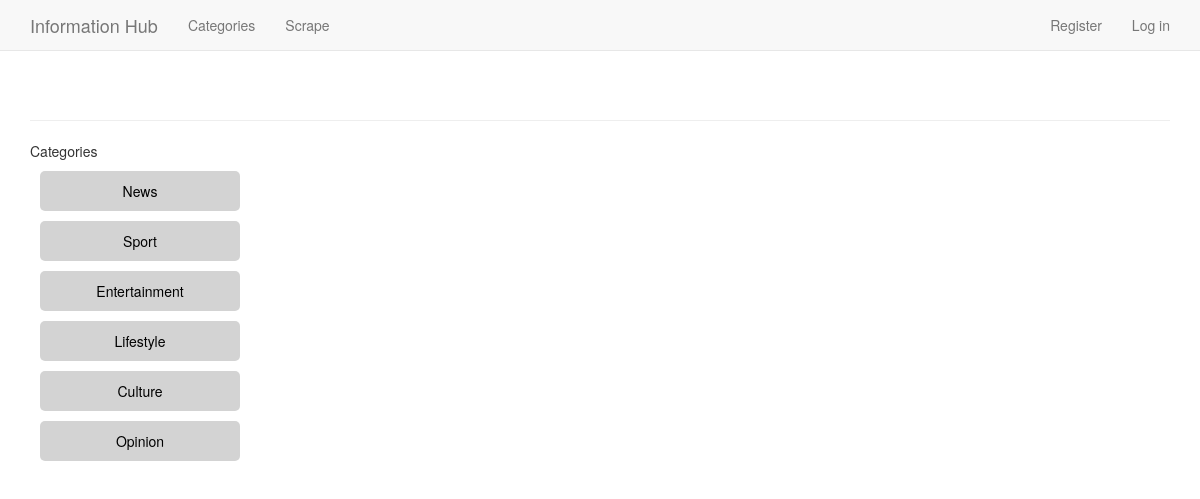
/categories/, run on an earlier commit of the app's database.
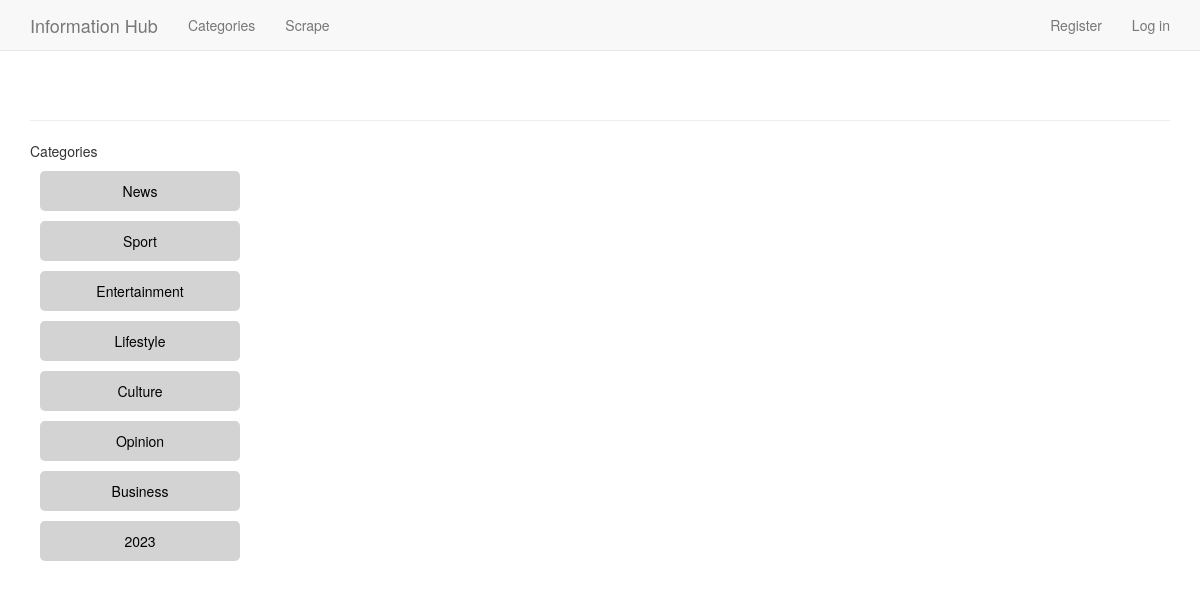
And on a later commit of the database.
### info_hubs/models.py (models this page shows)
class Category(models.Model):
    text = models.CharField(max_length=200)
    date_added = models.DateTimeField(auto_now_add=True)
    class Meta:
        verbose_name_plural = 'categories'
    def __str__(self):
        return self.text

### info_hubs/views.py (the view)
# urls.py: re_path('^categories/$', views.categories, name='categories'),
def categories(request):
    categories = Category.objects.order_by('date_added')
    context = {'categories': categories}
    return render(request, 'info_hubs/categories.html', context)

### info_hubs/templates/info_hubs/categories.html
{% extends "info_hubs/base.html" %}
{% block content %}
  <p>Categories</p>
  <div>
    {% for category in categories %}
      <a style="display: block; background-color: lightgrey; border-radius: 5px;
       margin: 10px; padding: 10px; text-align: center; width: 200px;
        color: black; text-decoration: none;"
         href="{% url 'info_hubs:category' category.id %}">
        {{ category }}
      </a>
    {% empty %}
      <div>No categories have been added yet.</div>
    {% endfor %}
  </div>
{% endblock content %}

What changed in the data, as far as the page shows it:
added Category: text "Business"
added Category: text "2023"
